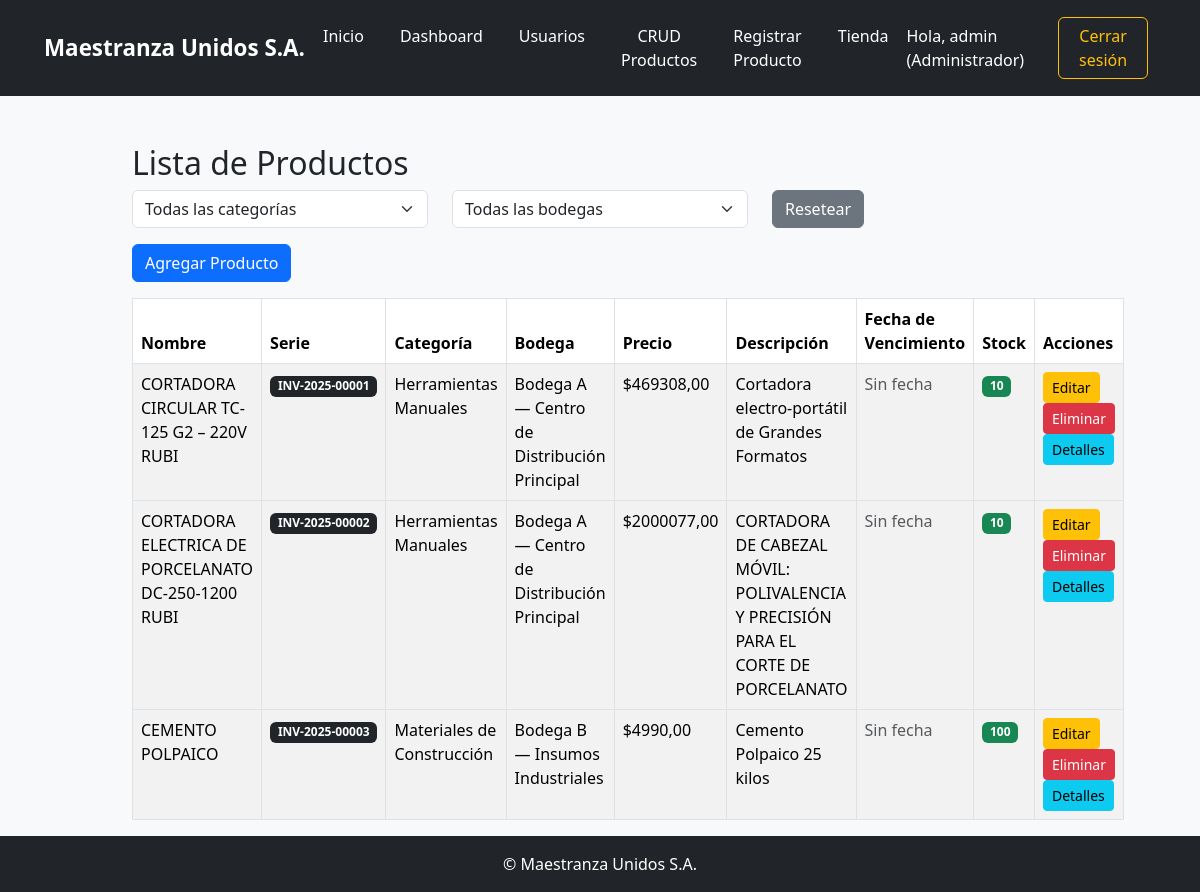
Page /productos/crud/ (signed in) on the committed database.
### inventario/models.py (models this page shows, shortened)
class Producto(models.Model):
    nombre = models.CharField(max_length=100)
    categoria = models.ForeignKey(
        CategoriaProducto,
        on_delete=models.SET_NULL,
        null=True,
        blank=True,
        related_name='productos'
    )
    descripcion = models.TextField(blank=True)
    precio = models.DecimalField(max_digits=10, decimal_places=2)
    imagen = models.ImageField(upload_to='productos/', null=True, blank=True)
    fecha_vencimiento = models.DateField(null=True, blank=True)
    stock = models.PositiveIntegerField(default=0)
    stock_minimo = models.PositiveIntegerField(default=1)
    serial_number = models.CharField(
        max_length=20,
        unique=True,
        editable=False,
        blank=True,
        help_text="Número de serie generado automáticamente"
    )
    bodega = models.ForeignKey(
        Bodega,
        on_delete=models.CASCADE,
        related_name='productos',
        null=True,       # importante para migrar sin errores
        blank=True
    )

class CategoriaProducto(models.Model):
    nombre = models.CharField(max_length=100, unique=True)

class Bodega(models.Model):
    nombre = models.CharField(max_length=100, unique=True)

### inventario/views.py (the view)
# urls.py: path('productos/crud/', views.producto_crud, name='producto_crud'),
@login_required
@groups_required('Gestor de Inventario', 'Almacén')
def producto_crud(request):
    categoria_id = request.GET.get('categoria')
    bodega_id = request.GET.get('bodega')  # 👈 NUEVO
    categorias = CategoriaProducto.objects.order_by('nombre')
    bodegas = Bodega.objects.order_by('nombre')  # 👈 NUEVO
    productos = Producto.objects.all()
    if categoria_id:
        productos = productos.filter(categoria_id=categoria_id)
    if bodega_id:
        productos = productos.filter(bodega_id=bodega_id)  # 👈 NUEVO
    if 'delete' in request.GET:
        producto = get_object_or_404(Producto, pk=request.GET['delete'])
        producto.delete()
        return redirect('producto_crud')
    return render(request, 'inventario/producto_crud.html', {
        'productos': productos,
        'categorias': categorias,
        'bodegas': bodegas,  # 👈 NUEVO
        'categoria_seleccionada': int(categoria_id) if categoria_id else None,
        'bodega_seleccionada': int(bodega_id) if bodega_id else None,
        'today': date.today(),
        'today_plus_7': date.today() + timedelta(days=7),
    })

### inventario/views.py (called while the page is built)
def groups_required(*group_names):
    def check_groups(user):
        return user.is_authenticated and (
            user.groups.filter(name__in=group_names).exists() or user.groups.filter(name='Administrador').exists()
        )
    return user_passes_test(check_groups)

### inventario/templates/inventario/producto_crud.html (shortened to what this page needs)
{% extends 'inventario/base.html' %}
{% block content %}
<div class="container mt-5">
  <h2>Lista de Productos</h2>
  <form method="get" class="row mb-3">
    <div class="col-md-4">
      <select name="categoria" class="form-select" onchange="this.form.submit()">
        <option value="">Todas las categorías</option>
      </select>
    </div>
    <div class="col-md-4">
      <select name="bodega" class="form-select" onchange="this.form.submit()">
        <option value="">Todas las bodegas</option>
      </select>
    </div>
    <div class="col-md-2">
      <a href="{% url 'producto_crud' %}" class="btn btn-secondary">Resetear</a>
    </div>
  </form>
  {% if request.user.groups.first.name != 'Almacén' %}
    <a href="{% url 'registro_producto' %}" class="btn btn-primary mb-3">Agregar Producto</a>
  {% endif %}
  <table class="table table-bordered table-striped">
    <thead>
      <tr>
        <th>Nombre</th>
        <th>Serie</th>
        <th>Categoría</th>
        <th><strong>Bodega</strong></th>
        <th>Precio</th>
        <th>Descripción</th>
        <th>Fecha de Vencimiento</th>
        <th>Stock</th>
        <th>Acciones</th>
      </tr>
    </thead>
    <tbody>
      {% for producto in productos %}
        <tr>
          <td>{{ producto.nombre }}</td>
          <td><span class="badge bg-dark">{{ producto.serial_number }}</span></td>
          <td>{{ producto.categoria.nombre|default:"Sin categoría" }}</td>
          <td>{{ producto.bodega.nombre }}</td>
          <td>${{ producto.precio }}</td>
          <td>{{ producto.descripcion }}</td>
          <td>
            {% if producto.fecha_vencimiento %}
              {% if producto.fecha_vencimiento < today %}
                <span class="badge bg-danger">Vencido ({{ producto.fecha_vencimiento|date:"d/m/Y" }})</span>
              {% elif producto.fecha_vencimiento <= today_plus_7 %}
                <span class="badge bg-warning text-dark">Por vencer ({{ producto.fecha_vencimiento|date:"d/m/Y" }})</span>
              {% else %}
                <span class="badge bg-success">{{ producto.fecha_vencimiento|date:"d/m/Y" }}</span>
              {% endif %}
            {% else %}
              <span class="text-muted">Sin fecha</span>
            {% endif %}
          </td>
          <td>
            {% if producto.stock <= producto.stock_minimo %}
              <span class="badge bg-danger">Bajo ({{ producto.stock }})</span>
            {% else %}
              <span class="badge bg-success">{{ producto.stock }}</span>
            {% endif %}
          </td>
          <td>
            {% if request.user.groups.first.name != 'Almacén' %}
              <a href="{% url 'editar_producto' producto.id %}" class="btn btn-warning btn-sm">Editar</a>
              <a href="?delete={{ producto.id }}" class="btn btn-danger btn-sm" onclick="return confirm('¿Eliminar este producto?');">Eliminar</a>
            {% endif %}
            <button class="btn btn-info btn-sm" data-bs-toggle="collapse" data-bs-target="#historial{{ producto.id }}">Detalles</button>
          </td>
        </tr>
      {% empty %}
        <tr><td colspan="9" class="text-center">No hay productos registrados.</td></tr>
      {% endfor %}
    </tbody>
  </table>
</div>
{% endblock %}

### inventario/templates/inventario/base.html (shortened to what this page needs)
{% load static %}
<!DOCTYPE html>
<html lang="es">
<head>
  <link href="https://cdn.jsdelivr.net/npm/bootstrap@5.3.3/dist/css/bootstrap.min.css" rel="stylesheet">
  <link rel="stylesheet" href="{% static 'inventario/css/style.css' %}">
</head>
<body class="{% if request.COOKIES.theme == 'dark' %}dark-mode{% endif %}">
<nav class="navbar navbar-expand-lg navbar-dark bg-dark">
  <div class="container-fluid">
    <a class="navbar-brand mx-auto" href="#">Maestranza Unidos S.A.</a>
    <div class="collapse navbar-collapse justify-content-center" id="navbarNav">
      <ul class="navbar-nav mx-auto">
        <li class="nav-item"><a class="nav-link" href="{% url 'index' %}">Inicio</a></li>
        {% if user.is_authenticated %}
            {% if user.groups.first.name == 'Administrador' %}
                <li class="nav-item"><a class="nav-link" href="{% url 'dashboard' %}">Dashboard</a></li>
                <li class="nav-item"><a class="nav-link" href="{% url 'usuarios_crud' %}">Usuarios</a></li>
                <li class="nav-item"><a class="nav-link" href="{% url 'producto_crud' %}">CRUD Productos</a></li>
                <li class="nav-item"><a class="nav-link" href="{% url 'registro_producto' %}">Registrar Producto</a></li>
                <li class="nav-item"><a class="nav-link" href="{% url 'tienda' %}">Tienda</a></li>
            {% elif user.groups.first.name == 'Comprador' %}
                <li class="nav-item"><a class="nav-link" href="{% url 'tienda' %}">Tienda</a></li>
                <li class="nav-item"><a class="nav-link" href="{% url 'dashboard' %}">Dashboard</a></li>
            {% elif user.groups.first.name == 'Almacén' %}
                <li class="nav-item"><a class="nav-link" href="{% url 'producto_crud' %}">CRUD Productos</a></li>
                <li class="nav-item"><a class="nav-link" href="{% url 'tienda' %}">Tienda</a></li>
                <li class="nav-item"><a class="nav-link" href="{% url 'dashboard' %}">Dashboard</a></li>
            {% endif %}
        {% else %}
            <li class="nav-item"><a class="nav-link" href="{% url 'login' %}">Iniciar Sesión</a></li>
            <li class="nav-item"><a class="nav-link" href="{% url 'registro_usuario' %}">Registrarse</a></li>
            <li class="nav-item"><a class="nav-link" href="{% url 'olvidar_contra' %}">¿Olvidaste tu contraseña?</a></li>
        {% endif %}
      </ul>
      {% if user.is_authenticated %}
        <div class="d-flex align-items-center ms-auto">
          <span class="navbar-text me-3">
            Hola, {{ user.username }}
            {% if user.groups.first %}
              ({{ user.groups.first.name }})
            {% else %}
              (Sin rol)
            {% endif %}
          </span>
          <a href="{% url 'logout' %}" class="btn btn-outline-light me-2">Cerrar sesión</a>
        </div>
      {% endif %}
    </div>
  </div>
</nav>
<main class="main-content">
  {% block content %}{% endblock %}
</main>
<footer class="bg-dark text-white text-center py-3 mt-auto">
  © Maestranza Unidos S.A.
</footer>
</body>
</html>

### inventario/static/inventario/css/style.css (style rules this page uses)
body { background-color: #f8f9fa; font-family: 'Segoe UI', Tahoma, Geneva, Verdana, sans-serif; margin: 0; padding: 0; }
.navbar { padding: 1rem 2rem; }
.navbar-brand { font-weight: bold; font-size: 1.4rem; color: white !important; text-align: center; margin-right: auto; margin-left: auto; }
.navbar-nav { text-align: center; }
.navbar-nav .nav-item { margin: 0 10px; }
.navbar-nav .nav-link { color: #ffffff !important; font-weight: 500; transition: all 0.2s ease-in-out; }
.navbar-text { color: #ffffff; font-size: 1rem; }
.btn-outline-light { border-color: #ffc107; color: #ffc107; }
footer { background-color: #343a40; color: white; text-align: center; padding: 15px 0; margin-top: 50px; }
.container { max-width: 960px; }

### rows in the picture
Producto: nombre "CORTADORA CIRCULAR TC-125 G2 – 220V RUBI", serial_number "INV-2025-00001", categoria.nombre "Herramientas Manuales", bodega.nombre "Bodega A — Centro de Distribución Principal", precio "469308,00", descripcion "Cortadora electro-portátil de Grandes Formatos", shows "Sin fecha", stock "10"
Producto: nombre "CORTADORA ELECTRICA DE PORCELANATO DC-250-1200 RUBI", serial_number "INV-2025-00002", categoria.nombre "Herramientas Manuales", bodega.nombre "Bodega A — Centro de Distribución Principal", precio "2000077,00", descripcion "CORTADORA DE CABEZAL MÓVIL: POLIVALENCIA Y PRECISIÓN PARA EL CORTE DE PORCELANATO", shows "Sin fecha", stock "10"
Producto: nombre "CEMENTO POLPAICO", serial_number "INV-2025-00003", categoria.nombre "Materiales de Construcción", bodega.nombre "Bodega B — Insumos Industriales", precio "4990,00", descripcion "Cemento Polpaico 25 kilos", shows "Sin fecha", stock "100"

### other values in the picture
{{ user.username }} "admin"
{{ user.groups.first.name }} "Administrador"
